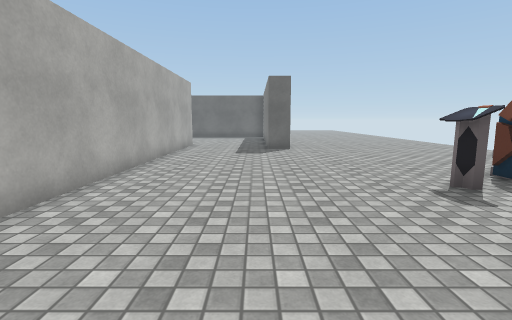
[1] (above)

24 first-person views from a walk through a 3-D level made in the Unity game engine. The camera is 1.3 m above the floor, tilts 8° down and sees 85° across. The floor is counted in squares, 1 m on a side. Each view is taken from the middle of a square. On the plan, view 1 faces up. The plan holds only what a view shows up to about 13 squares ahead; the rest is blank. The place goes on beyond the plan. The player is left out. Some surface patterns are stand-ins.

[2]
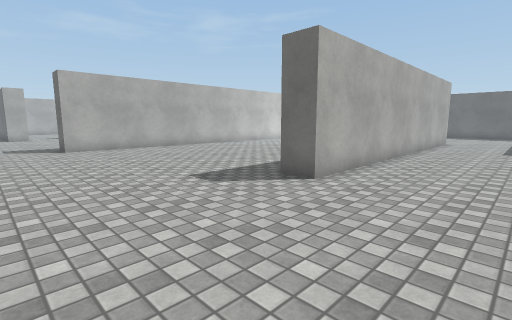

[3]
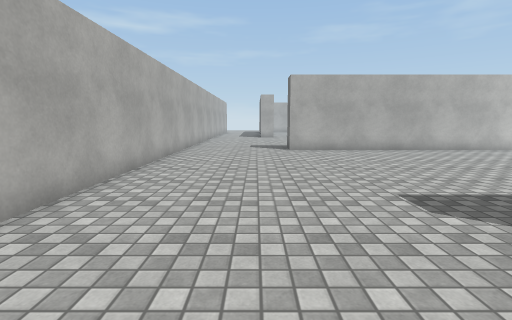

[4]
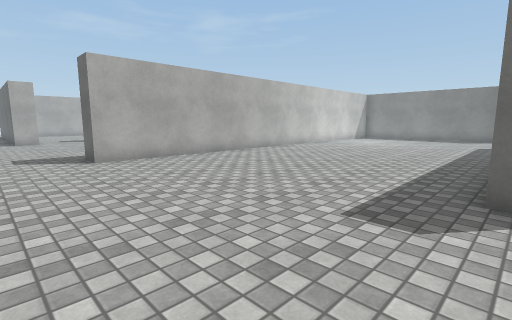

[5]
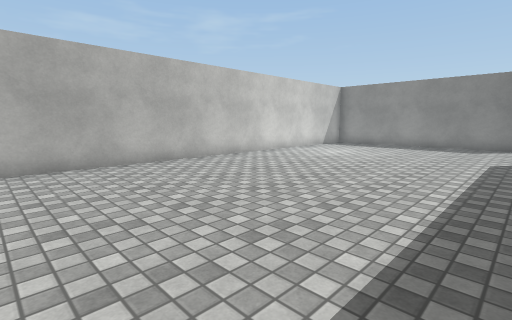

[6]
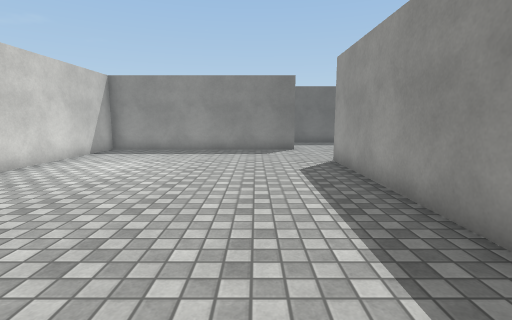

[7]
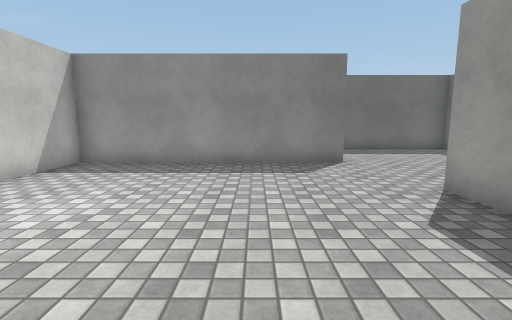

[8]
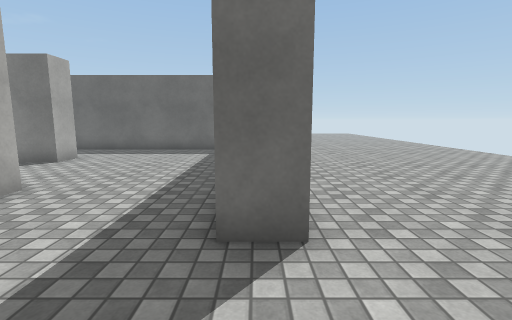

[9]
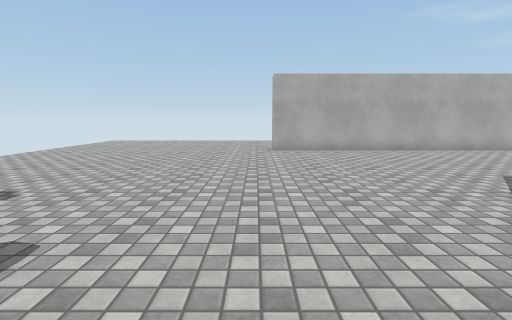

[10]
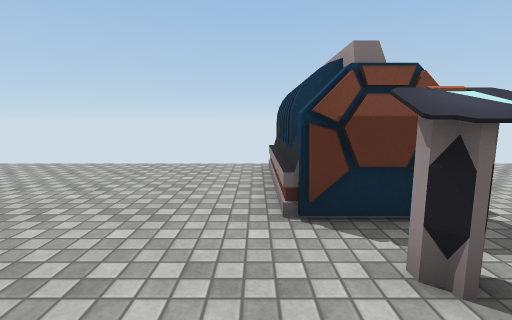

[11]
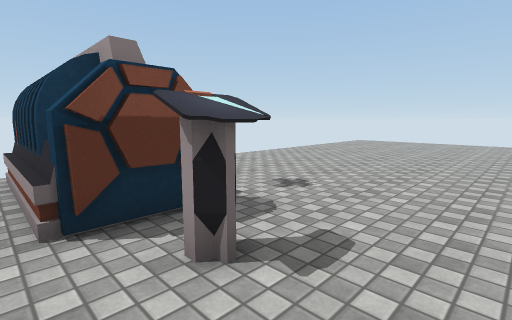

[12]
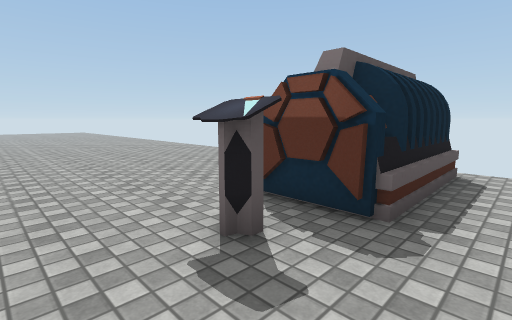

[13]
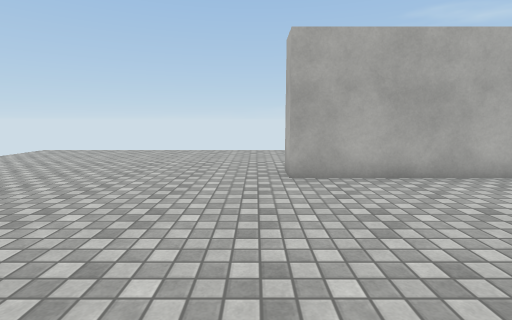

[14]
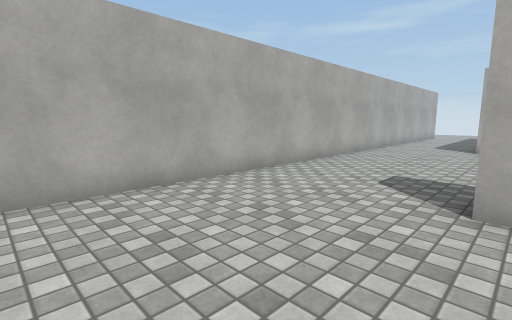

[15]
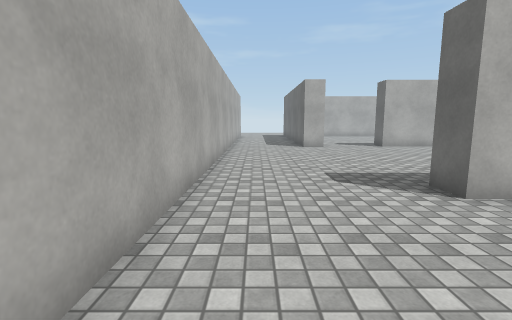

[16]
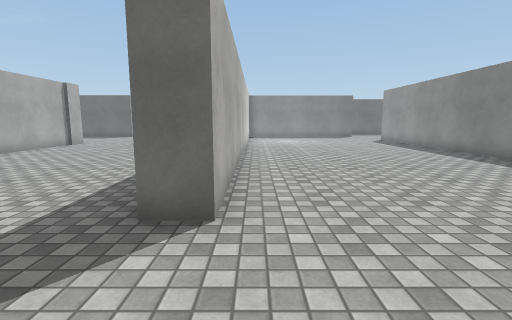

[17]
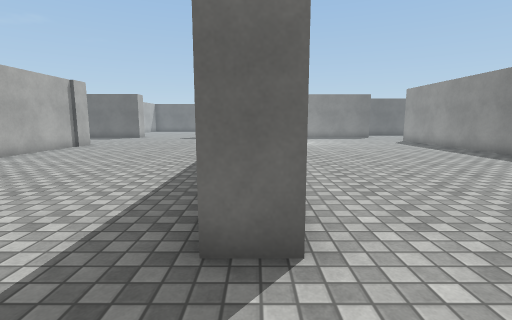

[18]
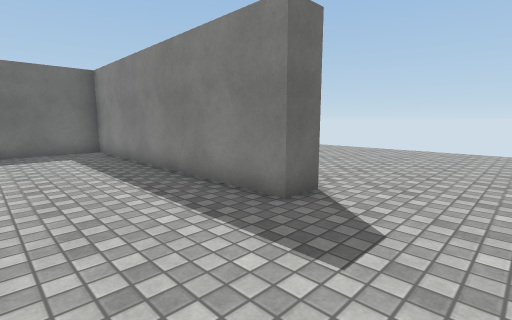

[19]
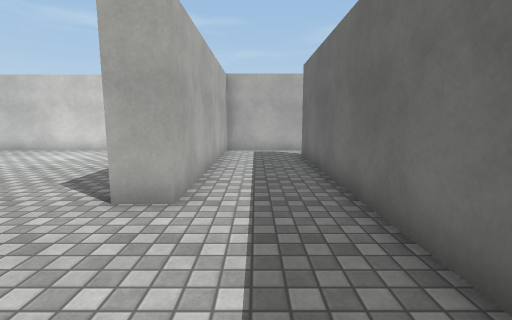

[20]
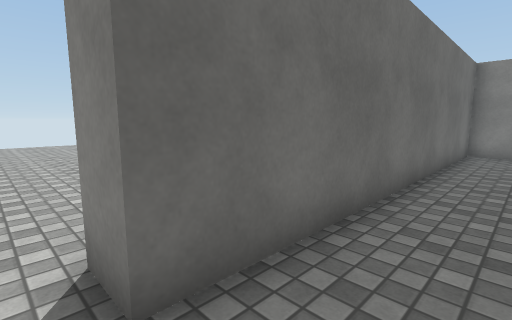

[21]
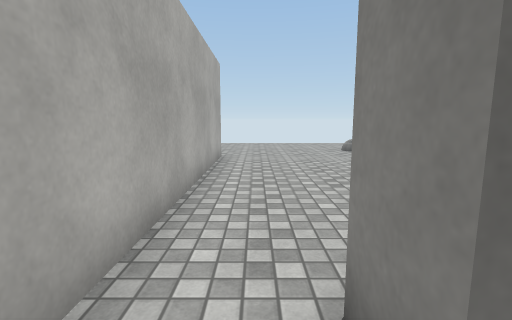

[22]
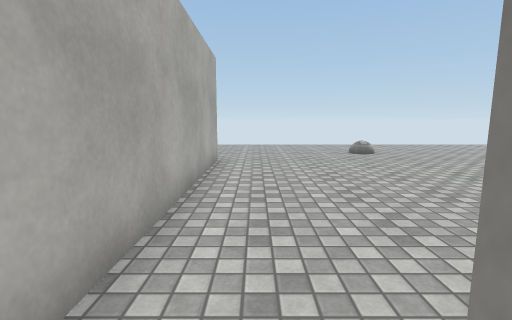

[23]
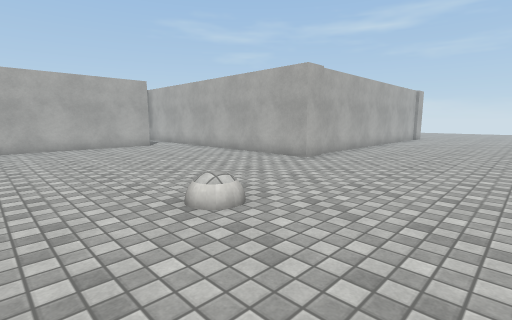

[24]
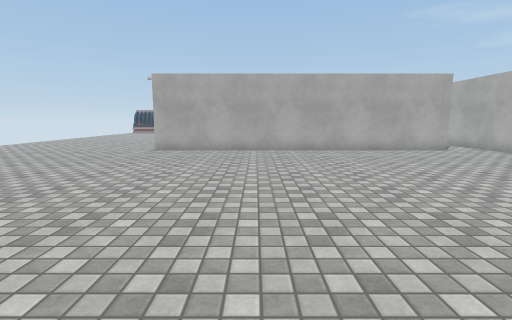

### Floor plan
Points are (right, up) in squares from view 1. A wall is a line through its corners. A room is listed if a view was taken in it or the views show most of it. See-through windows are left out.
Room 1 (views 1, 2, 3, 4, 5, 6, 7, 8, 9, 10, 11, 12, 13, 14, 15, 16, 17, 18, 19, 20, 21, 22, 23, 24)
walls: (-3.4, 13.1) (-3.4, 2.3) (-4.5, 2.3); (-3.4, 15.2) (-3.4, 14.8); (1.6, 12.9) (0.6, 12.9) (0.6, 22.7) (-11.4, 22.7) (-11.4, 23.7) (1.5, 23.7); (-4.4, 5.2) (-4.4, 15.2); (-14.4, 32.3) (-13.3, 32.3) (-13.3, 19.7) (-5.3, 19.7) (-5.3, 18.7) (-13.5, 18.7) (-13.5, -0.5) (-14.6, -0.5); (-17.8, 32.1) (-14.5, 32.1); (-22.4, -5.3) (0.2, -5.3) (0.2, -6.4)
objects: other object (6, 4) to (10, 7)

Where each view was taken, in squares from view 1:
view 1: 0 up, 0 right, facing up
view 2: 3 down, 0 right, facing up-left
view 3: 2 down, 1 left, facing left
view 4: 3 down, 4 left, facing up-left
view 5: 3 up, 5 left, facing up-left
view 6: 6 up, 7 left, facing up
view 7: 10 up, 8 left, facing up
view 8: 10 up, 1 right, facing up
view 9: 7 up, 1 right, facing down
view 10: 7 up, 2 right, facing right
view 11: 7 up, 2 right, facing down-right
view 12: 3 up, 2 right, facing up-right
view 13: 1 up, 1 right, facing down
view 14: 0 up, 9 left, facing down-left
view 15: 4 down, 9 left, facing left
view 16: 4 down, 13 left, facing up
view 17: 3 down, 14 left, facing up
view 18: 10 up, 3 left, facing up-right
view 19: 21 up, 1 left, facing left
view 20: 21 up, 12 left, facing up-right
view 21: 22 up, 12 left, facing up
view 22: 23 up, 12 left, facing up
view 23: 38 up, 5 left, facing down-left
view 24: 36 up, 3 left, facing down
